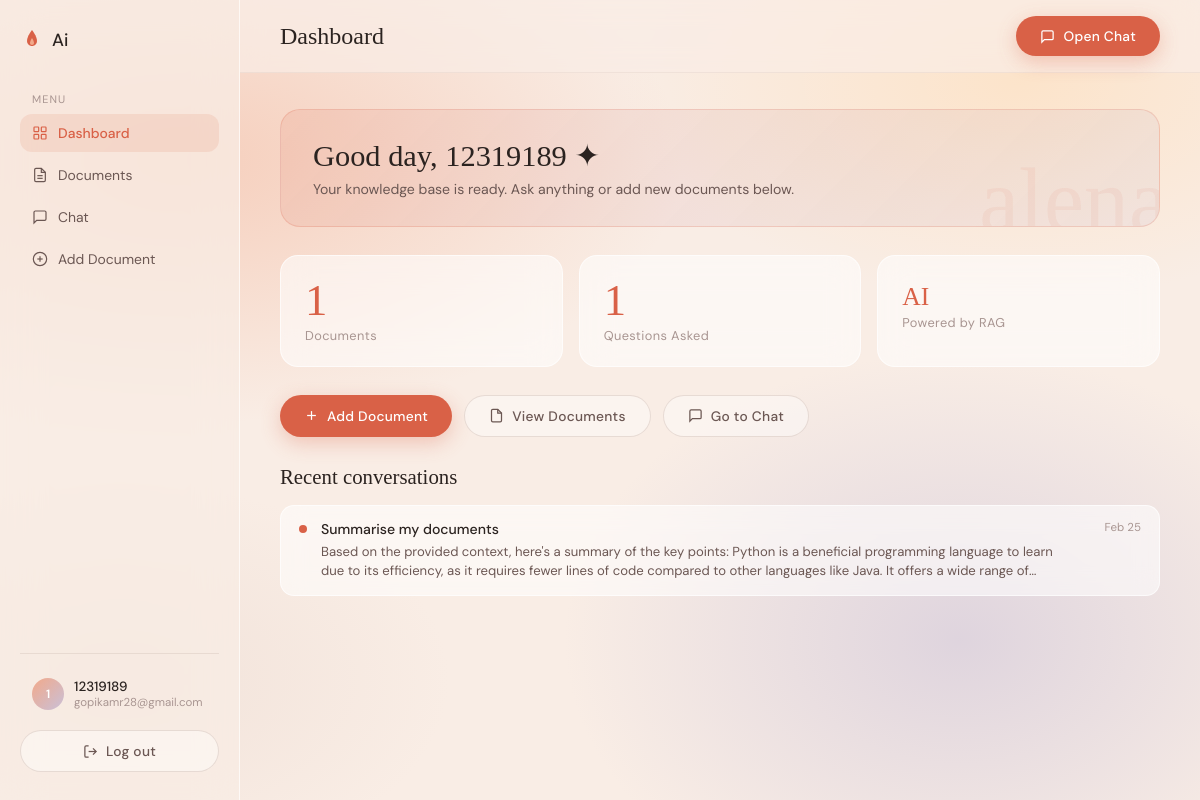
The page /dashboard (signed in) on the database its author committed.
### app.py (models this page shows, shortened)
class User(UserMixin, db.Model):
    id         = db.Column(db.Integer, primary_key=True)
    username   = db.Column(db.String(80),  unique=True, nullable=False)
    email      = db.Column(db.String(120), unique=True, nullable=False)
    password   = db.Column(db.String(256), nullable=False)
    created_at = db.Column(db.DateTime, default=datetime.utcnow)
    documents  = db.relationship('Document',    backref='owner', lazy=True, cascade='all, delete-orphan')
    chats      = db.relationship('ChatMessage', backref='user',  lazy=True, cascade='all, delete-orphan')

class ChatMessage(db.Model):
    id          = db.Column(db.Integer, primary_key=True)
    question    = db.Column(db.Text,       nullable=False)
    answer      = db.Column(db.Text,       nullable=False)
    sources     = db.Column(db.String(500))
    source_type = db.Column(db.String(20), default='document')
    created_at  = db.Column(db.DateTime, default=datetime.utcnow)
    user_id     = db.Column(db.Integer, db.ForeignKey('user.id'), nullable=False)

### app.py (the view)
@app.route('/dashboard')
@login_required
def dashboard():
    doc_count    = Document.query.filter_by(user_id=current_user.id).count()
    chat_count   = ChatMessage.query.filter_by(user_id=current_user.id).count()
    recent_chats = ChatMessage.query.filter_by(user_id=current_user.id)\
                              .order_by(ChatMessage.created_at.desc()).limit(5).all()
    return render_template('dashboard.html',
                           doc_count=doc_count, chat_count=chat_count,
                           recent_chats=recent_chats)

### app.py (called while the page is built)
@login_manager.user_loader
def load_user(user_id):
    return User.query.get(int(user_id))

### templates/dashboard.html (shortened to what this page needs)
{% extends "base.html" %}
{% block page_title %}Dashboard{% endblock %}
{% block topbar_actions %}
  <a href="{{ url_for('chat') }}" class="btn btn-primary">
    <svg viewBox="0 0 24 24"><path d="M21 15a2 2 0 0 1-2 2H7l-4 4V5a2 2 0 0 1 2-2h14a2 2 0 0 1 2 2z"/></svg>
    Open Chat
  </a>
{% endblock %}
{% block content %}
<div class="welcome-banner">
  <h2>Good day, {{ current_user.username }} ✦</h2>
  <p>Your knowledge base is ready. Ask anything or add new documents below.</p>
</div>
<div class="stats-grid">
  <div class="stat-card">
    <div class="stat-num">{{ doc_count }}</div>
    <div class="stat-label">Documents</div>
  </div>
  <div class="stat-card">
    <div class="stat-num">{{ chat_count }}</div>
    <div class="stat-label">Questions Asked</div>
  </div>
  <div class="stat-card">
    <div class="stat-num" style="font-size:1.6rem; padding-top:6px;">AI</div>
    <div class="stat-label">Powered by RAG</div>
  </div>
</div>
<div class="quick-actions">
  <a href="{{ url_for('add_document') }}" class="btn btn-primary">
    <svg viewBox="0 0 24 24"><line x1="12" y1="5" x2="12" y2="19"/><line x1="5" y1="12" x2="19" y2="12"/></svg>
    Add Document
  </a>
  <a href="{{ url_for('documents') }}" class="btn btn-ghost">
    <svg viewBox="0 0 24 24"><path d="M14 2H6a2 2 0 0 0-2 2v16a2 2 0 0 0 2 2h12a2 2 0 0 0 2-2V8z"/><polyline points="14 2 14 8 20 8"/></svg>
    View Documents
  </a>
  <a href="{{ url_for('chat') }}" class="btn btn-ghost">
    <svg viewBox="0 0 24 24"><path d="M21 15a2 2 0 0 1-2 2H7l-4 4V5a2 2 0 0 1 2-2h14a2 2 0 0 1 2 2z"/></svg>
    Go to Chat
  </a>
</div>
<h3 class="section-heading">Recent conversations</h3>
{% if recent_chats %}
  <div class="recent-list">
    {% for chat in recent_chats %}
    <div class="recent-item">
      <div class="chat-dot"></div>
      <div style="flex:1; min-width:0;">
        <div class="recent-q">{{ chat.question }}</div>
        <div class="recent-a">{{ chat.answer }}</div>
      </div>
      <div class="recent-time">{{ chat.created_at.strftime('%b %d') }}</div>
    </div>
    {% endfor %}
  </div>
{% else %}
  <div class="empty-state">
    No conversations yet. <a href="{{ url_for('chat') }}">Start chatting →</a>
  </div>
{% endif %}
{% endblock %}

### templates/base.html (shortened to what this page needs)
<!DOCTYPE html>
<html lang="en">
<head>
</head>
<body>
<div class="mesh-bg"></div>
{% if current_user.is_authenticated %}
<aside class="sidebar">
  <a href="{{ url_for('dashboard') }}" class="sidebar-logo">
    <svg viewBox="0 0 24 24" fill="none">
      <path d="M12 2C12 2 7 8 7 13C7 15.76 9.24 18 12 18C14.76 18 17 15.76 17 13C17 8 12 2 12 2Z" fill="#D96147"/>
      <path d="M12 10C12 10 10 13 10 15C10 16.1 10.9 17 12 17C13.1 17 14 16.1 14 15C14 13 12 10 12 10Z" fill="#F2A98A"/>
    </svg>
    Ai
  </a>
  <p class="nav-section-label">Menu</p>
  <ul class="sidebar-nav">
    <li>
      <a href="{{ url_for('dashboard') }}" class="{% if request.endpoint == 'dashboard' %}active{% endif %}">
        <svg viewBox="0 0 24 24"><rect x="3" y="3" width="7" height="7" rx="1"/><rect x="14" y="3" width="7" height="7" rx="1"/><rect x="3" y="14" width="7" height="7" rx="1"/><rect x="14" y="14" width="7" height="7" rx="1"/></svg>
        Dashboard
      </a>
    </li>
    <li>
      <a href="{{ url_for('documents') }}" class="{% if 'document' in request.endpoint %}active{% endif %}">
        <svg viewBox="0 0 24 24"><path d="M14 2H6a2 2 0 0 0-2 2v16a2 2 0 0 0 2 2h12a2 2 0 0 0 2-2V8z"/><polyline points="14 2 14 8 20 8"/><line x1="16" y1="13" x2="8" y2="13"/><line x1="16" y1="17" x2="8" y2="17"/></svg>
        Documents
      </a>
    </li>
    <li>
      <a href="{{ url_for('chat') }}" class="{% if request.endpoint == 'chat' %}active{% endif %}">
        <svg viewBox="0 0 24 24"><path d="M21 15a2 2 0 0 1-2 2H7l-4 4V5a2 2 0 0 1 2-2h14a2 2 0 0 1 2 2z"/></svg>
        Chat
      </a>
    </li>
    <li>
      <a href="{{ url_for('add_document') }}">
        <svg viewBox="0 0 24 24"><circle cx="12" cy="12" r="10"/><line x1="12" y1="8" x2="12" y2="16"/><line x1="8" y1="12" x2="16" y2="12"/></svg>
        Add Document
      </a>
    </li>
  </ul>
  <div class="sidebar-footer">
    <div class="sidebar-user">
      <div class="avatar">{{ current_user.username[0].upper() }}</div>
      <div>
        <div class="user-name">{{ current_user.username }}</div>
        <div class="user-email">{{ current_user.email[:22] }}{% if current_user.email|length > 22 %}…{% endif %}</div>
      </div>
    </div>
    <a href="{{ url_for('logout') }}" class="btn btn-ghost" style="width:100%; justify-content:center; margin-top:8px;">
      <svg viewBox="0 0 24 24"><path d="M9 21H5a2 2 0 0 1-2-2V5a2 2 0 0 1 2-2h4"/><polyline points="16 17 21 12 16 7"/><line x1="21" y1="12" x2="9" y2="12"/></svg>
      Log out
    </a>
  </div>
</aside>
<div class="main-wrap">
  <div class="topbar">
    <h1 class="page-title">{% block page_title %}{% endblock %}</h1>
    <div>{% block topbar_actions %}{% endblock %}</div>
  </div>
  <div class="content-area">
    {% block content %}{% endblock %}
  </div>
</div>
{% else %}
{% block auth_content %}{% endblock %}
{% endif %}
</body>
</html>

### templates/base.html (style rules this page uses)
*, *::before, *::after { box-sizing: border-box; margin: 0; padding: 0; }
:root { --peach: #F2A98A; --blush: #EEC5B0; --lavender: #C9C0D8; --cream: #FAF5F0; --coral: #D96147; --warm-dark: #2B2320; --text-mid: #6B5753; --text-soft: #A89591; --glass: rgba(255,255,255,.55); --glass-border: rgba(255,255,255,.65); }
html, body { height: 100%; }
body { font-family: 'DM Sans', sans-serif; background: #F9EDE5; color: var(--warm-dark); overflow-x: hidden; min-height: 100vh; }
.mesh-bg { position: fixed; inset: 0; z-index: 0; pointer-events: none; background: radial-gradient(ellipse 70% 55% at 15% 20%, rgba(242,169,138,.45) 0%, transparent 60%), radial-gradient(ellipse 60% 50% at 85% 10%, rgba(255,220,180,.55) 0%, transparent 55%), radial-gradient(ellipse 55% 60% at 80% 80%, rgba(201,192,216,.55) 0%, transparent 60%), radial-gradient(ellipse 50% 45% at 10% 85%, rgba(230,210,200,.40) 0%, transparent 55%); background-color: #F9EDE5; animation: meshShift 18s ease-in-out infinite alternate; }
.sidebar { position: fixed; top: 0; left: 0; bottom: 0; width: 240px; z-index: 50; background: rgba(249,237,229,.75); backdrop-filter: blur(20px); border-right: 1px solid var(--glass-border); display: flex; flex-direction: column; padding: 28px 20px; }
.sidebar-logo { display: flex; align-items: center; gap: 8px; font-weight: 500; font-size: 1.1rem; color: var(--warm-dark); text-decoration: none; margin-bottom: 40px; }
.sidebar-logo svg { width: 24px; height: 24px; }
.nav-section-label { font-size: .68rem; letter-spacing: .1em; text-transform: uppercase; color: var(--text-soft); margin-bottom: 8px; padding-left: 12px; }
.sidebar-nav { list-style: none; display: flex; flex-direction: column; gap: 4px; flex: 1; }
.sidebar-nav a { display: flex; align-items: center; gap: 10px; padding: 10px 12px; border-radius: 12px; font-size: .87rem; color: var(--text-mid); text-decoration: none; transition: all .2s; }
.sidebar-nav a.active { background: rgba(217,97,71,.12); color: var(--coral); font-weight: 500; }
.sidebar-nav svg { width: 16px; height: 16px; stroke: currentColor; stroke-width: 1.8; fill: none; flex-shrink: 0; }
.sidebar-footer { border-top: 1px solid rgba(200,180,170,.3); padding-top: 16px; margin-top: 16px; }
.sidebar-user { display: flex; align-items: center; gap: 10px; padding: 8px 12px; border-radius: 12px; margin-bottom: 4px; }
.avatar { width: 32px; height: 32px; border-radius: 50%; background: linear-gradient(135deg, var(--peach), var(--lavender)); display: flex; align-items: center; justify-content: center; font-size: .75rem; font-weight: 600; color: white; flex-shrink: 0; }
.user-name { font-size: .84rem; font-weight: 500; color: var(--warm-dark); }
.user-email { font-size: .72rem; color: var(--text-soft); }
.main-wrap { margin-left: 240px; min-height: 100vh; position: relative; z-index: 1; }
.topbar { position: sticky; top: 0; z-index: 40; background: rgba(249,237,229,.70); backdrop-filter: blur(12px); border-bottom: 1px solid rgba(200,180,170,.2); padding: 16px 40px; display: flex; align-items: center; justify-content: space-between; }
.page-title { font-family: 'Cormorant Garamond', serif; font-size: 1.5rem; font-weight: 300; color: var(--warm-dark); }
.content-area { padding: 36px 40px; }
.btn { display: inline-flex; align-items: center; gap: 8px; padding: 11px 24px; border-radius: 30px; border: none; font-family: 'DM Sans', sans-serif; font-size: .86rem; font-weight: 500; cursor: pointer; text-decoration: none; transition: transform .2s, box-shadow .2s; letter-spacing: .02em; }
.btn-primary { background: var(--coral); color: white; box-shadow: 0 6px 20px rgba(217,97,71,.3); }
.btn-ghost { background: rgba(255,255,255,.4); color: var(--text-mid); border: 1px solid rgba(200,180,170,.4); }
.btn svg { width: 15px; height: 15px; stroke: currentColor; fill: none; stroke-width: 2; }

### rows shown on the page
User: username "1", username "12319189", email "gopikamr28@gmail.com"
ChatMessage: question "Summarise my documents", answer "Based on the provided context, here's a summary of the key points: Python is a beneficial programming language to learn due to its efficiency, as it requires fewer lines of code compared to other languages like Java. It offers a wide range…", created_at "Feb 25"

### other values the page prints
{{ doc_count }} "1"
{{ chat_count }} "1"
